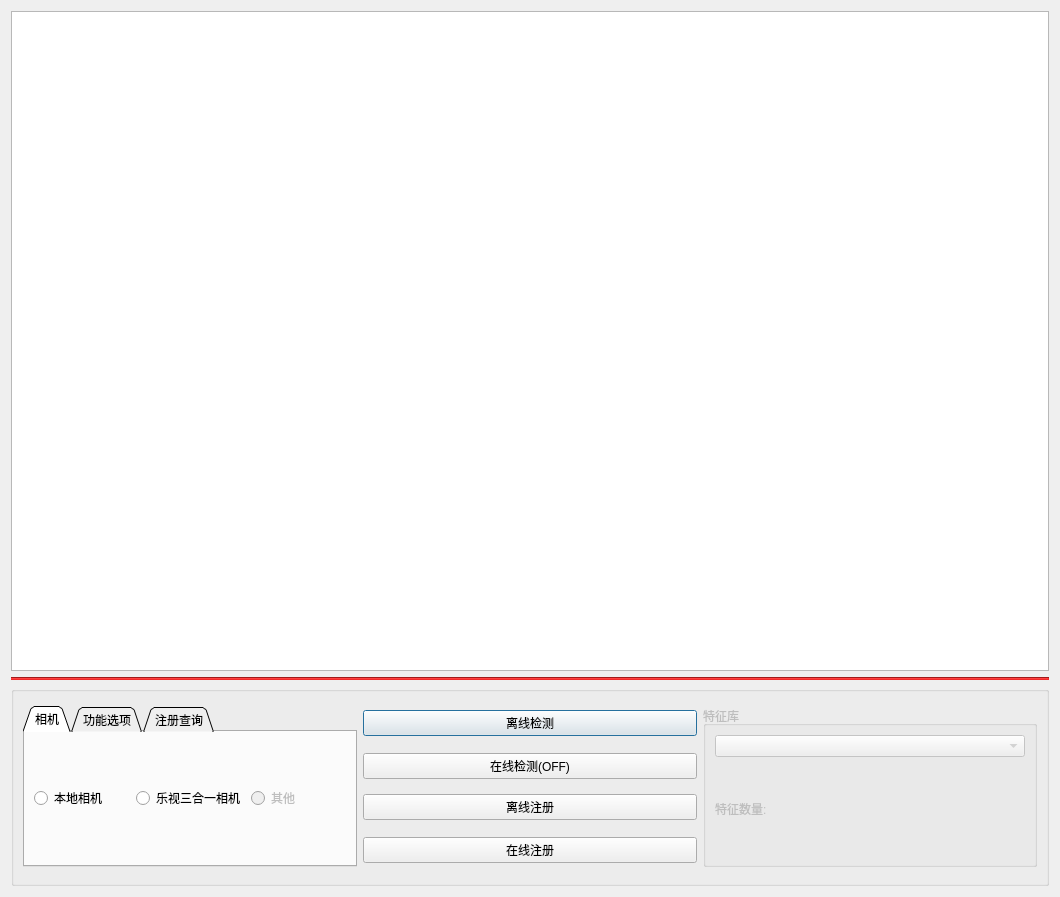
<?xml version="1.0" encoding="UTF-8"?>
<ui version="4.0">
 <class>face_detect</class>
 <widget class="QDialog" name="face_detect">
  <property name="geometry">
   <rect>
    <x>0</x>
    <y>0</y>
    <width>1060</width>
    <height>897</height>
   </rect>
  </property>
  <property name="windowTitle">
   <string>人脸识别</string>
  </property>
  <layout class="QGridLayout" name="gridLayout">
   <item row="2" column="0">
    <widget class="Line" name="line">
     <property name="styleSheet">
      <string notr="true">color: rgb(239, 41, 41);
background-color: rgb(239, 41, 41);</string>
     </property>
     <property name="orientation">
      <enum>Qt::Horizontal</enum>
     </property>
    </widget>
   </item>
   <item row="1" column="0">
    <widget class="QGraphicsView" name="main_graphicsView">
     <property name="styleSheet">
      <string notr="true"/>
     </property>
    </widget>
   </item>
   <item row="3" column="0">
    <widget class="QGroupBox" name="groupBox">
     <property name="sizePolicy">
      <sizepolicy hsizetype="Preferred" vsizetype="Fixed">
       <horstretch>0</horstretch>
       <verstretch>0</verstretch>
      </sizepolicy>
     </property>
     <property name="minimumSize">
      <size>
       <width>0</width>
       <height>200</height>
      </size>
     </property>
     <property name="styleSheet">
      <string notr="true"/>
     </property>
     <property name="title">
      <string/>
     </property>
     <layout class="QGridLayout" name="gridLayout_2">
      <item row="0" column="1">
       <widget class="QPushButton" name="offline_det_btn">
        <property name="text">
         <string>离线检测</string>
        </property>
       </widget>
      </item>
      <item row="1" column="1">
       <widget class="QPushButton" name="online_det_btn">
        <property name="text">
         <string>在线检测(OFF)</string>
        </property>
       </widget>
      </item>
      <item row="2" column="1">
       <widget class="QPushButton" name="offline_reg_btn">
        <property name="text">
         <string>离线注册</string>
        </property>
       </widget>
      </item>
      <item row="3" column="1">
       <widget class="QPushButton" name="online_reg_btn">
        <property name="text">
         <string>在线注册</string>
        </property>
       </widget>
      </item>
      <item row="0" column="0" rowspan="4">
       <widget class="QTabWidget" name="tabWidget">
        <property name="sizePolicy">
         <sizepolicy hsizetype="Preferred" vsizetype="Preferred">
          <horstretch>0</horstretch>
          <verstretch>0</verstretch>
         </sizepolicy>
        </property>
        <property name="tabShape">
         <enum>QTabWidget::Triangular</enum>
        </property>
        <property name="currentIndex">
         <number>0</number>
        </property>
        <widget class="QWidget" name="tab">
         <attribute name="title">
          <string>相机</string>
         </attribute>
         <layout class="QGridLayout" name="gridLayout_3">
          <item row="0" column="0">
           <widget class="QRadioButton" name="local_radioButton">
            <property name="text">
             <string>本地相机</string>
            </property>
           </widget>
          </item>
          <item row="0" column="1">
           <widget class="QRadioButton" name="astra_radioButton">
            <property name="text">
             <string>乐视三合一相机</string>
            </property>
           </widget>
          </item>
          <item row="0" column="2">
           <widget class="QRadioButton" name="radioButton">
            <property name="enabled">
             <bool>false</bool>
            </property>
            <property name="text">
             <string>其他</string>
            </property>
           </widget>
          </item>
         </layout>
        </widget>
        <widget class="QWidget" name="tab_2">
         <attribute name="title">
          <string>功能选项</string>
         </attribute>
         <layout class="QGridLayout" name="gridLayout_4">
          <item row="0" column="0">
           <widget class="QRadioButton" name="offline_radioButton">
            <property name="text">
             <string>离线识别</string>
            </property>
           </widget>
          </item>
          <item row="0" column="1">
           <widget class="QRadioButton" name="live_radioButton">
            <property name="text">
             <string>活体识别</string>
            </property>
           </widget>
          </item>
          <item row="0" column="2">
           <widget class="QRadioButton" name="feature_radioButton">
            <property name="text">
             <string>特征识别</string>
            </property>
           </widget>
          </item>
         </layout>
        </widget>
        <widget class="QWidget" name="tab_3">
         <attribute name="title">
          <string>注册查询</string>
         </attribute>
         <layout class="QGridLayout" name="gridLayout_5">
          <item row="1" column="2">
           <widget class="QPushButton" name="admin_btn">
            <property name="text">
             <string>管理员登录</string>
            </property>
           </widget>
          </item>
          <item row="1" column="3">
           <spacer name="horizontalSpacer_3">
            <property name="orientation">
             <enum>Qt::Horizontal</enum>
            </property>
            <property name="sizeHint" stdset="0">
             <size>
              <width>40</width>
              <height>20</height>
             </size>
            </property>
           </spacer>
          </item>
          <item row="1" column="0">
           <spacer name="horizontalSpacer">
            <property name="orientation">
             <enum>Qt::Horizontal</enum>
            </property>
            <property name="sizeHint" stdset="0">
             <size>
              <width>40</width>
              <height>20</height>
             </size>
            </property>
           </spacer>
          </item>
          <item row="1" column="4">
           <spacer name="horizontalSpacer_2">
            <property name="orientation">
             <enum>Qt::Horizontal</enum>
            </property>
            <property name="sizeHint" stdset="0">
             <size>
              <width>40</width>
              <height>20</height>
             </size>
            </property>
           </spacer>
          </item>
          <item row="1" column="1">
           <spacer name="horizontalSpacer_4">
            <property name="orientation">
             <enum>Qt::Horizontal</enum>
            </property>
            <property name="sizeHint" stdset="0">
             <size>
              <width>40</width>
              <height>20</height>
             </size>
            </property>
           </spacer>
          </item>
          <item row="0" column="1" colspan="3">
           <widget class="QLineEdit" name="lineEdit">
            <property name="text">
             <string/>
            </property>
            <property name="echoMode">
             <enum>QLineEdit::Password</enum>
            </property>
           </widget>
          </item>
         </layout>
        </widget>
       </widget>
      </item>
      <item row="0" column="2" rowspan="4">
       <widget class="QGroupBox" name="groupBox_2">
        <property name="enabled">
         <bool>false</bool>
        </property>
        <property name="title">
         <string>特征库</string>
        </property>
        <layout class="QGridLayout" name="gridLayout_6">
         <item row="1" column="0">
          <widget class="QLabel" name="label">
           <property name="text">
            <string>特征数量:</string>
           </property>
          </widget>
         </item>
         <item row="1" column="1">
          <widget class="QLabel" name="num_label">
           <property name="font">
            <font>
             <pointsize>50</pointsize>
             <weight>75</weight>
             <bold>true</bold>
            </font>
           </property>
           <property name="text">
            <string/>
           </property>
           <property name="alignment">
            <set>Qt::AlignCenter</set>
           </property>
          </widget>
         </item>
         <item row="0" column="0" colspan="2">
          <widget class="QComboBox" name="comboBox"/>
         </item>
        </layout>
       </widget>
      </item>
     </layout>
    </widget>
   </item>
  </layout>
 </widget>
 <resources/>
 <connections/>
</ui>
